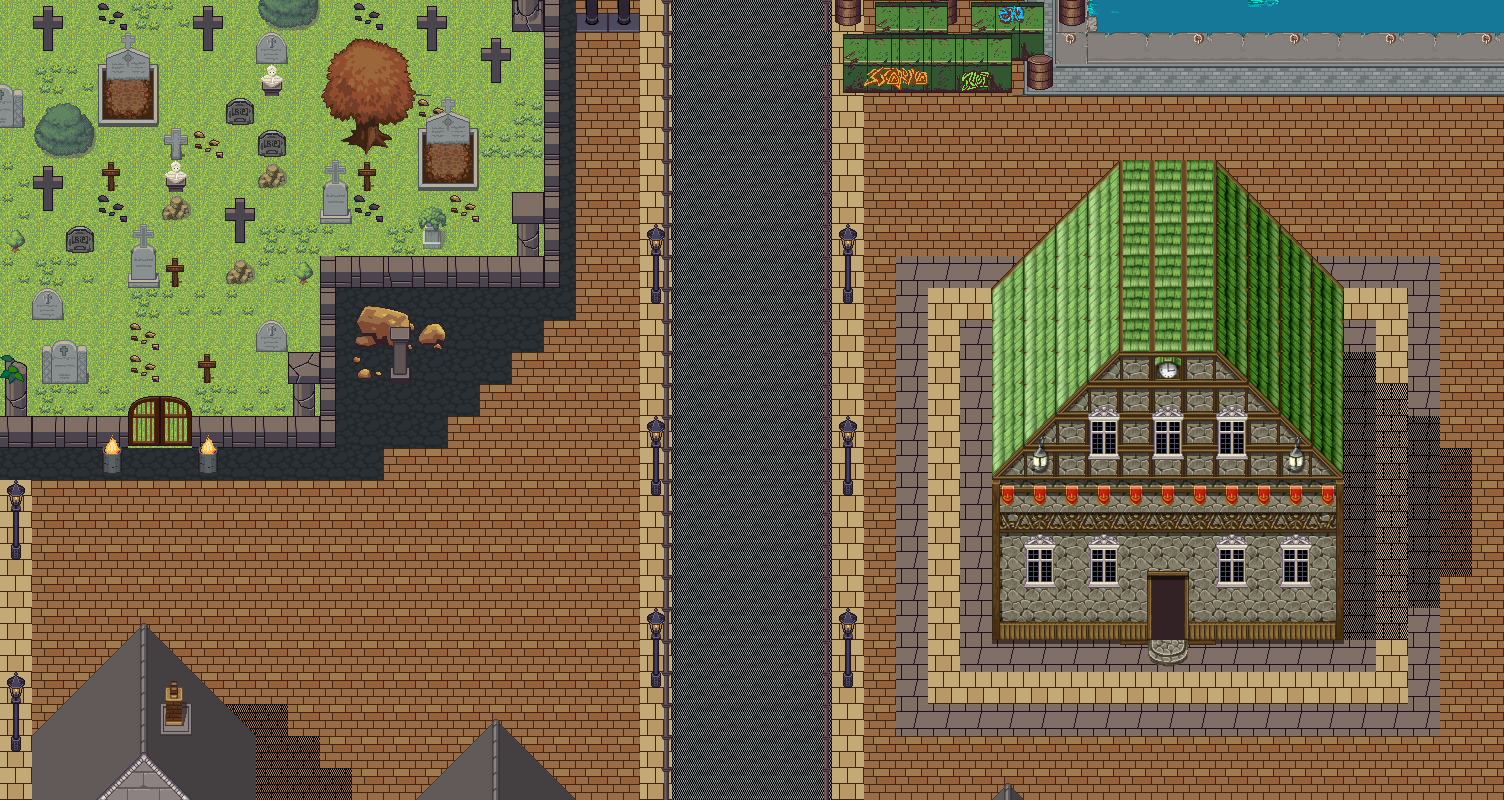

The image is a tile-based game level rendered from a .tmx file. Its description and source (layers, tilesets, objects; grid data summarised) follow:
An orthogonal 47x25 tile map with 32x32 px tiles, 5 tile layers (Capa de Patrones 1, Capa de patrones 2, Capa de patrones 3, Capa de patrones 4, ...), 9 tilesets.

<map version="1.2" tiledversion="1.2.2" orientation="orthogonal" renderorder="right-down" width="47" height="25" tilewidth="32" tileheight="32" infinite="0" nextlayerid="6" nextobjectid="1">
 <tileset firstgid="1" source="../Construccion Mapas/Window1.tsx" />
 <tileset firstgid="17" source="../Construccion Mapas/interior4.tsx" />
 <tileset firstgid="1041" source="../Construccion Mapas/Outside_B.tsx" />
 <tileset firstgid="1297" name="interior6" tilewidth="32" tileheight="32" tilecount="400" columns="20">
  <image source="../Construccion Mapas/tileset01.png" width="640" height="640" />
 </tileset>
 <tileset firstgid="1697" source="../Construccion Mapas/interior7.tsx" />
 <tileset firstgid="2721" source="../Construccion Mapas/city_inside.tsx" />
 <tileset firstgid="3105" source="../Construccion Mapas/BlueTownv2_byLunarea.tsx" />
 <tileset firstgid="3361" source="../Construccion Mapas/TileE2-byLunarea.tsx" />
 <tileset firstgid="3617" source="../Construccion Mapas/tileset_town_multi_v002.tsx" />
 <layer id="1" name="Capa de Patrones 1" width="47" height="25">
  <data>[1175 cells, 1175 non-empty, 33 distinct tile ids]</data>
 </layer>
 <layer id="2" name="Capa de patrones 2" width="47" height="25">
  <data>[1175 cells, 439 non-empty, 102 distinct tile ids]</data>
 </layer>
 <layer id="3" name="Capa de patrones 3" width="47" height="25">
  <data>[1175 cells, 195 non-empty, 46 distinct tile ids]</data>
 </layer>
 <layer id="4" name="Capa de patrones 4" width="47" height="25">
  <data>[1175 cells, 9 non-empty, 5 distinct tile ids]</data>
 </layer>
 <layer id="5" name="Capa de patrones 5" width="47" height="25">
  <data>[1175 cells, 24 non-empty, 1 distinct tile ids]</data>
 </layer>
</map>
